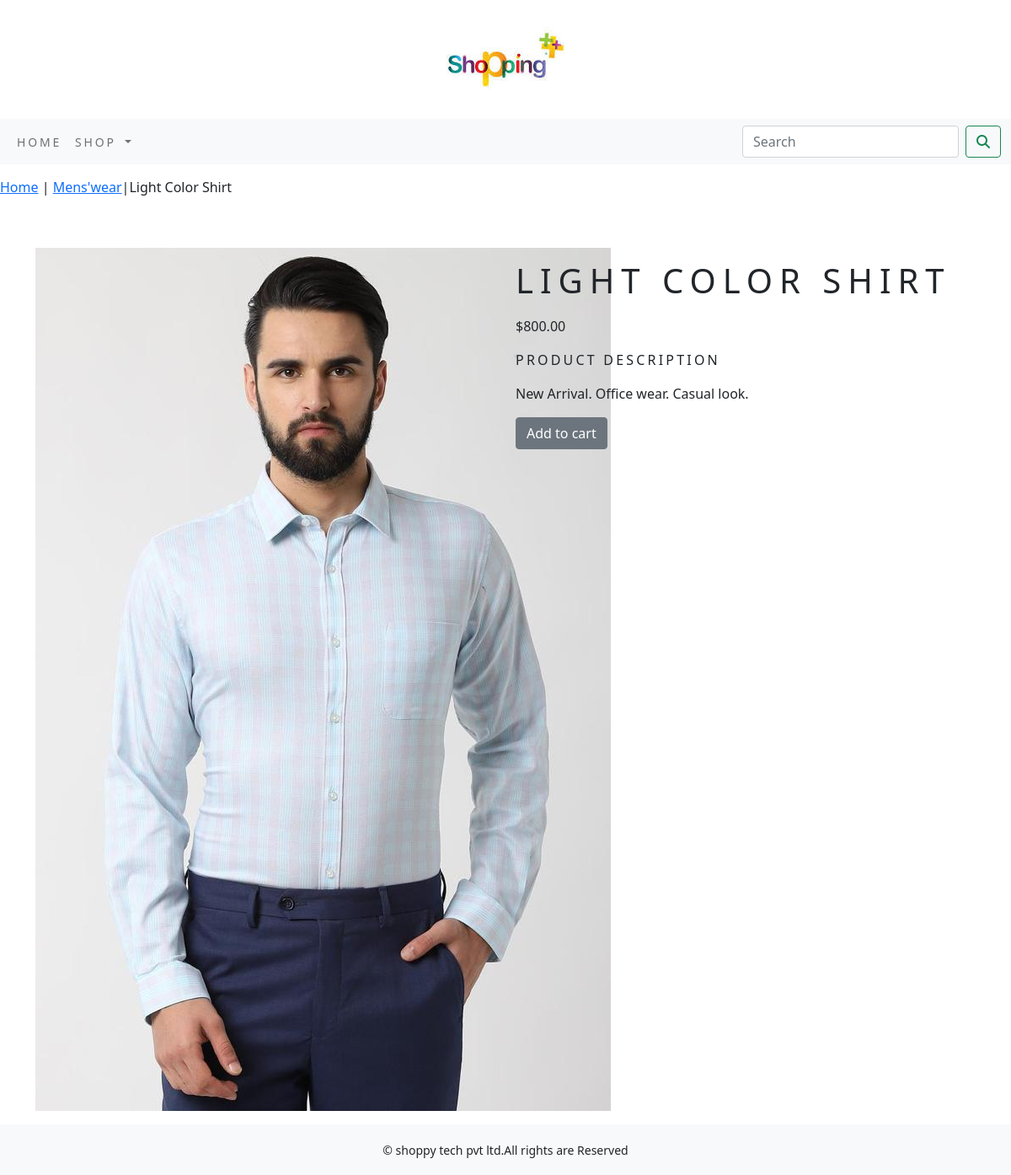
The app's page /shop/Menswear/light-color-shirt/ with its own data.
### shop/models.py (models this page shows, shortened)
class product(models.Model):
    name=models.CharField(max_length=256,unique=True)
    slug=models.SlugField(max_length=256,unique=True)
    des=models.TextField(blank=True)
    price=models.DecimalField(max_digits=10,decimal_places=2)
    category=models.ForeignKey(Category,on_delete=models.CASCADE)
    img=models.ImageField(upload_to='product',blank=True)
    stock=models.IntegerField()
    available=models.BooleanField(default=True)
    created=models.DateTimeField(auto_now_add=True)
    updated=models.DateTimeField(auto_now=True)
    class Meta:
        ordering = ('name',)
        verbose_name ='product'
        verbose_name_plural ='products'

class Category(models.Model):
    name=models.CharField(max_length=256,unique=True)
    slug=models.SlugField(max_length=256,unique=True)
    des=models.TextField(blank=True)
    img=models.ImageField(upload_to='category',blank=True)
    class Meta:
        ordering=('name',)
        verbose_name='category'
        verbose_name_plural='categories'
    def get_url(self):
        return reverse('shop:products_by_category',args=[self.slug])
    def __str__(self):
        return '{}'.format(self.name)

### shop/views.py (the view)
# urls.py: path('<slug:c_slug>/<slug:product_slug>/', views.proDetail, name='proDetail'),
def proDetail(request,c_slug,product_slug):
    try:
        products=product.objects.get(category__slug=c_slug,slug=product_slug)
    except Exception as e:
        raise e
    return render(request,'product.html',{'products':products})

### cart/context_processors.py (called while the page is built)
def counter(request):
    item_count=0
    if 'admin' in request.path:
        return {}
    else:
        try:
            cart=Cart.objects.filter(cart_id=cart_id(request))
            cart_items=CartItem.objects.all().filter(cart=cart[:1])
            for cart_item in cart_items:
                item_count += cart_item.quantity
        except Cart.DoesNotExist:
            item_count =0
        return dict(item_count=item_count)

### cart/views.py (called while the page is built)
def cart_id(request):
    cart=request.session.session_key
    if not cart:
        cart=request.session.create()
    return cart

### shop/context_processors.py (called while the page is built)
def menu_links(request):
    links=Category.objects.all()
    return dict(links=links)

### templates/product.html (shortened to what this page needs)
{% extends 'base.html' %}
{% load static %}
{% block content %}
<div class="row my_prod_row_class">
    <div class="mx_auto">
        <p><a href="{% url 'shop:allproduct' %}">Home</a> | <a href="{{products.category.get_url}}">{{products.category}}</a>|{{products.name}}</p>
    </div>
</div>
<div class="container">
<br>
<div class="row">
    <div class="col-12 col-sm-12 col-md-12 col-lg-6 text-center">
    <div style="min-width:18rem">
        <p><img src="{{products.img.url}}" alt="{{products.name}}"></p>
    </div>
</div>
    <div class="col-12 col-sm-12 col-md-12 col-lg-6">
        <div>
        <h1 class="my_prod_title">{{products.name}}</h1>
        <p>${{products.price}}</p>
        <p class="my_title">product Description</p>
        <p class="text-justify my_prod_text">{{products.des}}</p>
        {% if products.stock <= 0 %}
        <p class="text-justify my_prod_text"><b>Out of stock</b></p>
        {% else %}
        <a class="btn btn-secondary" href="{% url 'cart:add_cart' products.id %}">Add to cart</a>
        {% endif %}
</div>
    </div>
   </div>
</div>
{% endblock %}

### static/css/custom.css (style rules this page uses)
body { font-family: 'Source Sans Pro', sans-serif; }
.my_title { font-size:16px; text-transform: uppercase; letter-spacing: .2em; }
.my_prod_row_class { padding-top:15px; padding-bottom:20px; }
.my_prod_title { font-style:16px; text-transform: uppercase; letter-spacing: .2em; padding-top:15px; padding-bottom:10px; }
.my_prod_text { padding-right:20px; }

### records on screen
product: category "Mens'wear", name "Light Color Shirt", img (picture), name "LIGHT COLOR SHIRT", price "800.00", des "New Arrival. Office wear. Casual look."
